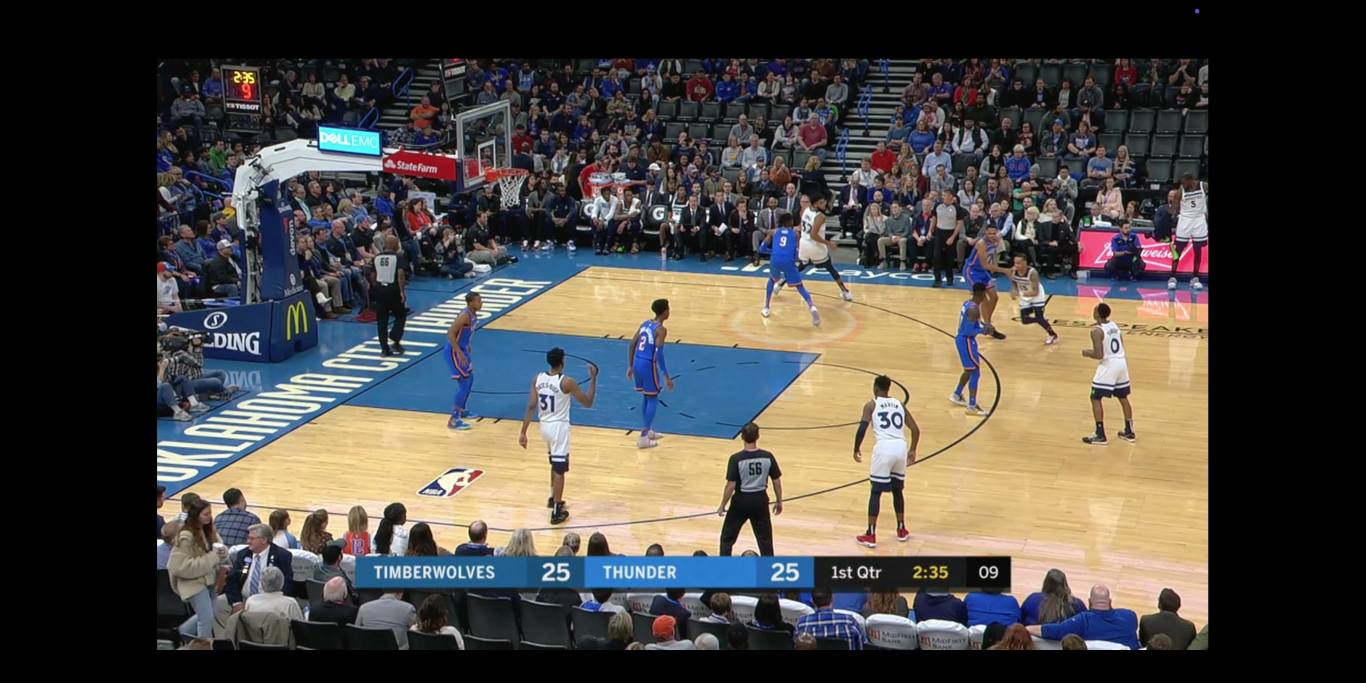
#> input picture raw_data/Frames/illegal_guarding_3_view1/frame_0000.jpg, 4096 x 2048 px, found by its file name (shown at 1/3 size); its folder holds 4 pictures in this run
$ python frame_normalization.py
#> lines starting #> are read from the running program, lines starting #| are printed output that depends on the picture
from PIL import Image
import os

input_folder = "/Users/admlanno/Desktop/Курсовая/raw_data/Frames/illegal_guarding_3_view1"
output_folder = "/Users/admlanno/Desktop/Курсовая/raw_data/Frames/norm_illegal_guard_3_view1"


os.makedirs(output_folder, exist_ok=True)

for filename in os.listdir(input_folder):
    if filename.endswith((".jpg", ".jpeg", ".png")):
        input_path = os.path.join(input_folder, filename)
        output_path = os.path.join(output_folder, filename)

        with Image.open(input_path) as img:
#> img is the input picture: PIL image 4096x2048 RGB; mean R, G, B 75.5, 72, 67.7
            resized_img = img.resize((1280, 720), Image.LANCZOS)
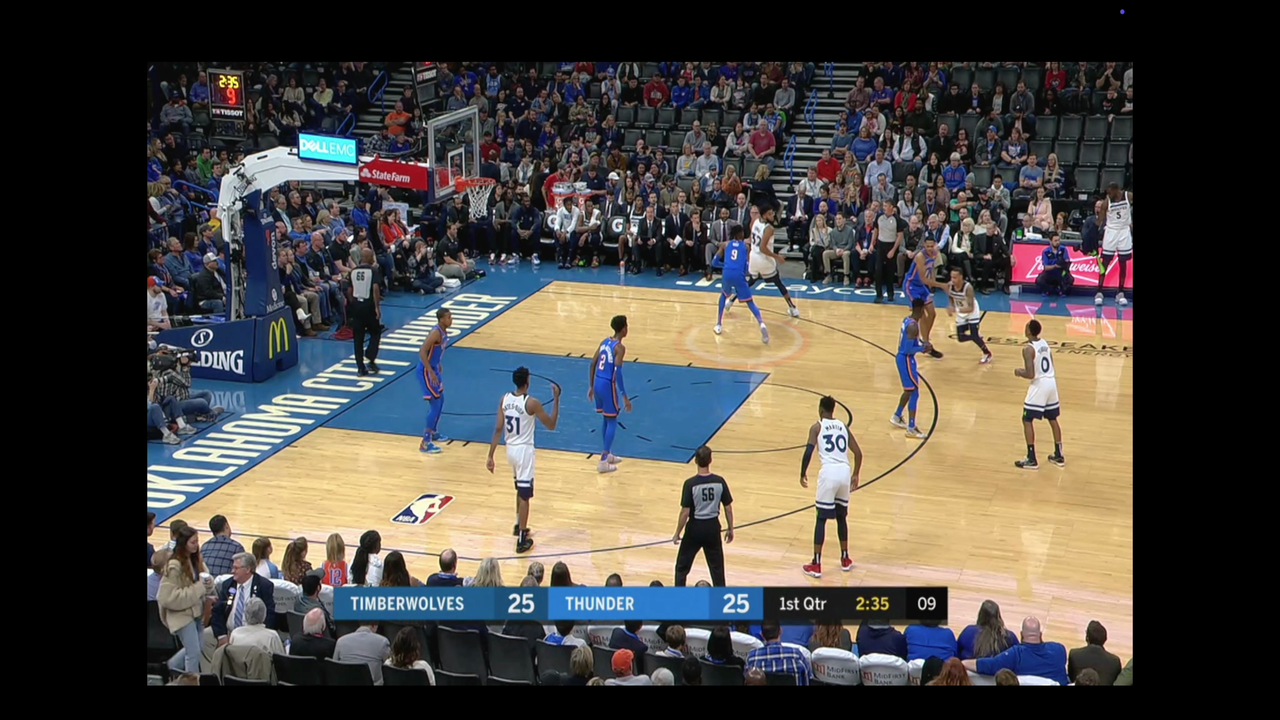
#> resized_img: PIL image 1280x720 RGB; mean R, G, B 75.5, 72, 67.7
            resized_img.save(output_path)
#> pass 2 of the loop `for filename in os.listdir(input_folder):`:
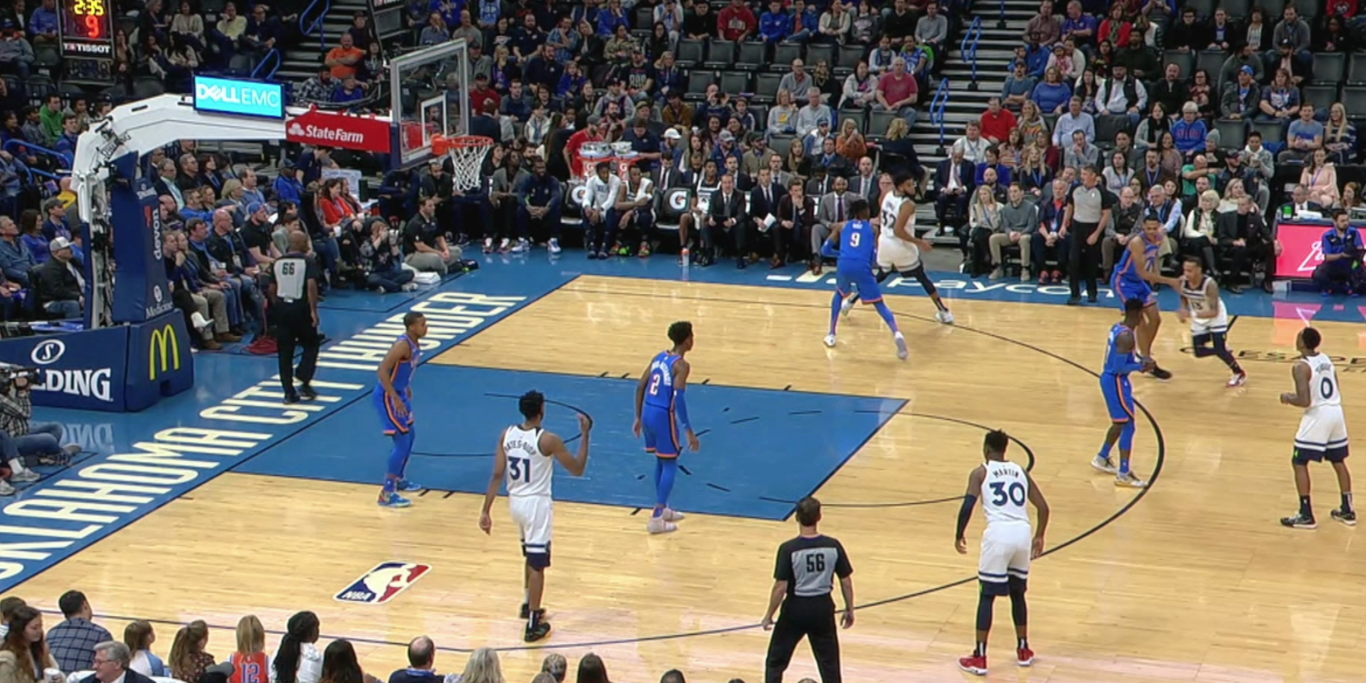
#> input picture raw_data/Frames/illegal_guarding_3_view1/frame_0005.jpg, 4096 x 2048 px, found by its file name (shown at 1/3 size)
#> img is the input picture: PIL image 4096x2048 RGB; mean R, G, B 121, 114.6, 104.9
#> `resized_img = img.resize((1280, 720), Image.LANCZOS)`:
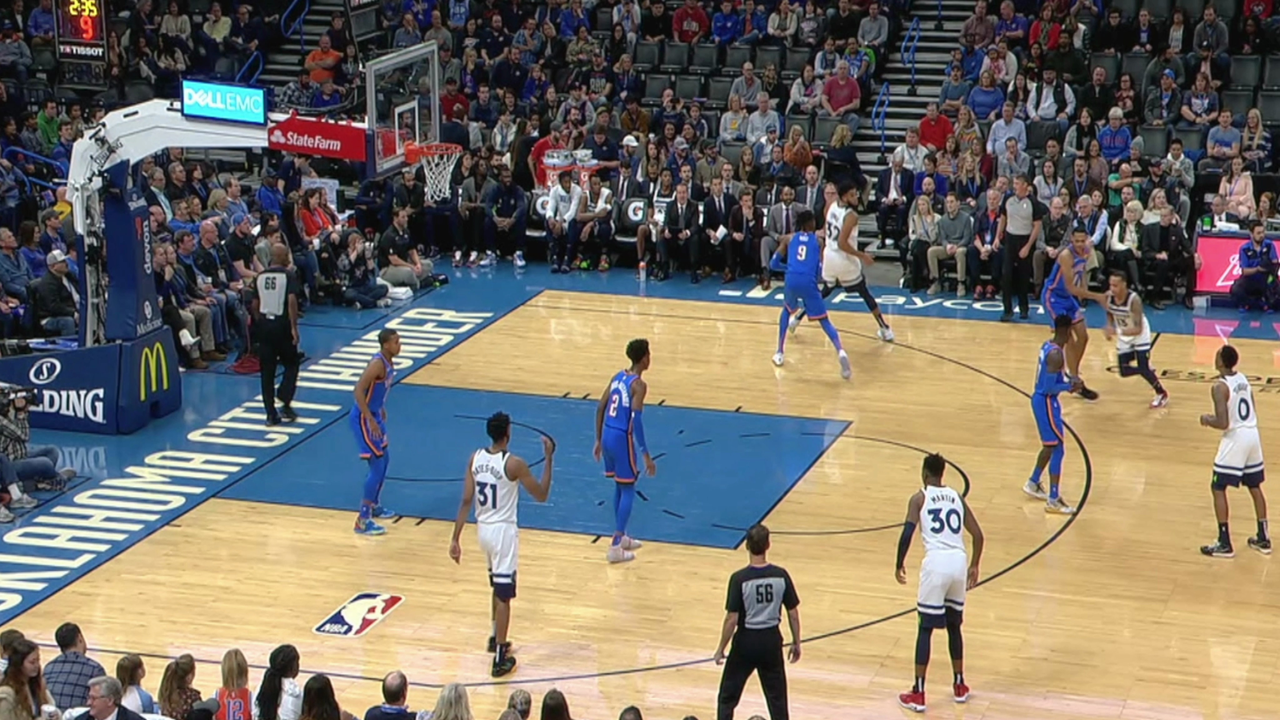
#> resized_img: PIL image 1280x720 RGB; mean R, G, B 121, 114.6, 104.9
#> pass 3 of the loop `for filename in os.listdir(input_folder):`:
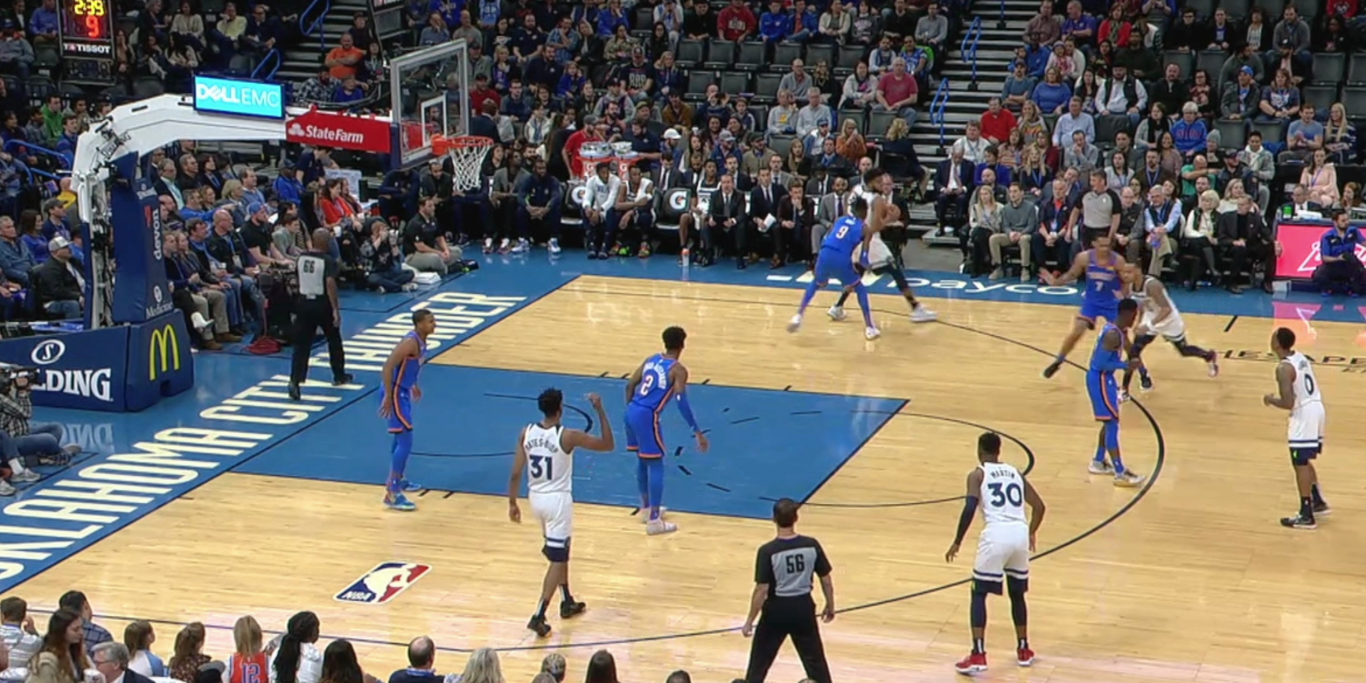
#> input picture raw_data/Frames/illegal_guarding_3_view1/frame_0020.jpg, 4096 x 2048 px, found by its file name (shown at 1/3 size)
#> img is the input picture: PIL image 4096x2048 RGB; mean R, G, B 121.6, 114.8, 105.3
#> `resized_img = img.resize((1280, 720), Image.LANCZOS)`:
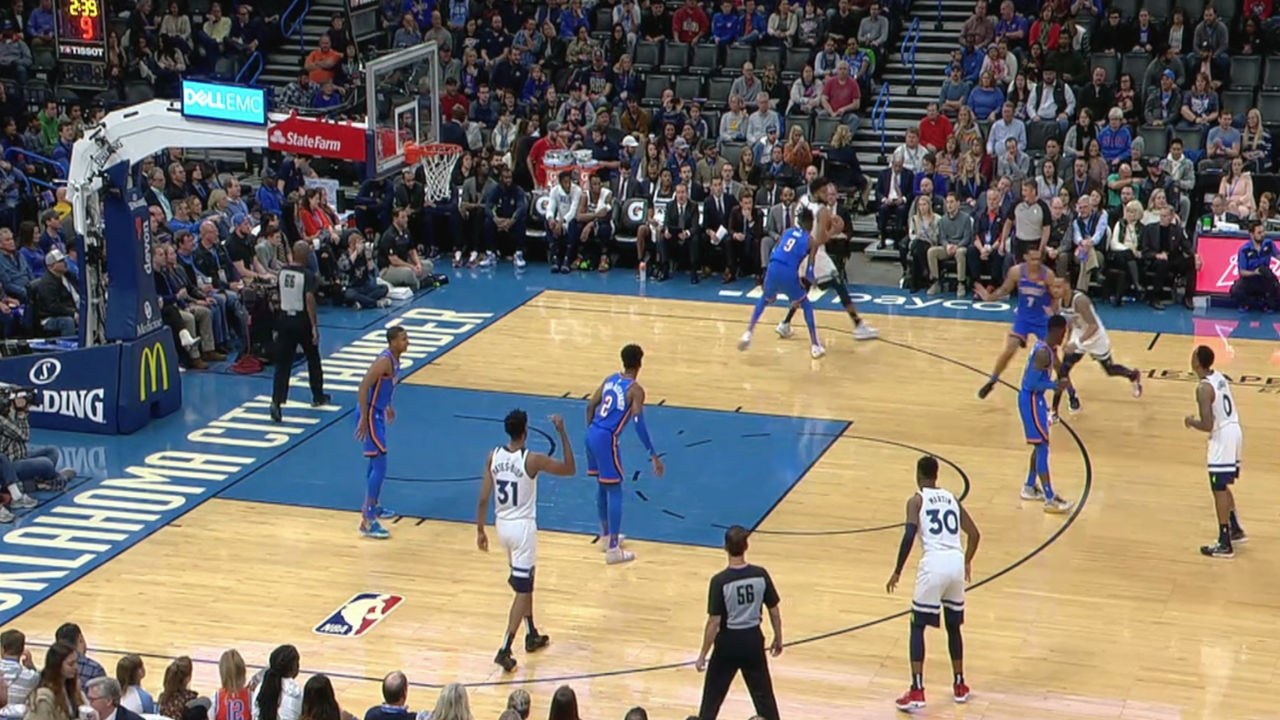
#> resized_img: PIL image 1280x720 RGB; mean R, G, B 121.6, 114.8, 105.3
#> the loop made 4 passes; the first 3 are shown

print("Изображения успешно отнормированы!")

# [17 lines of commented-out code are left out]
